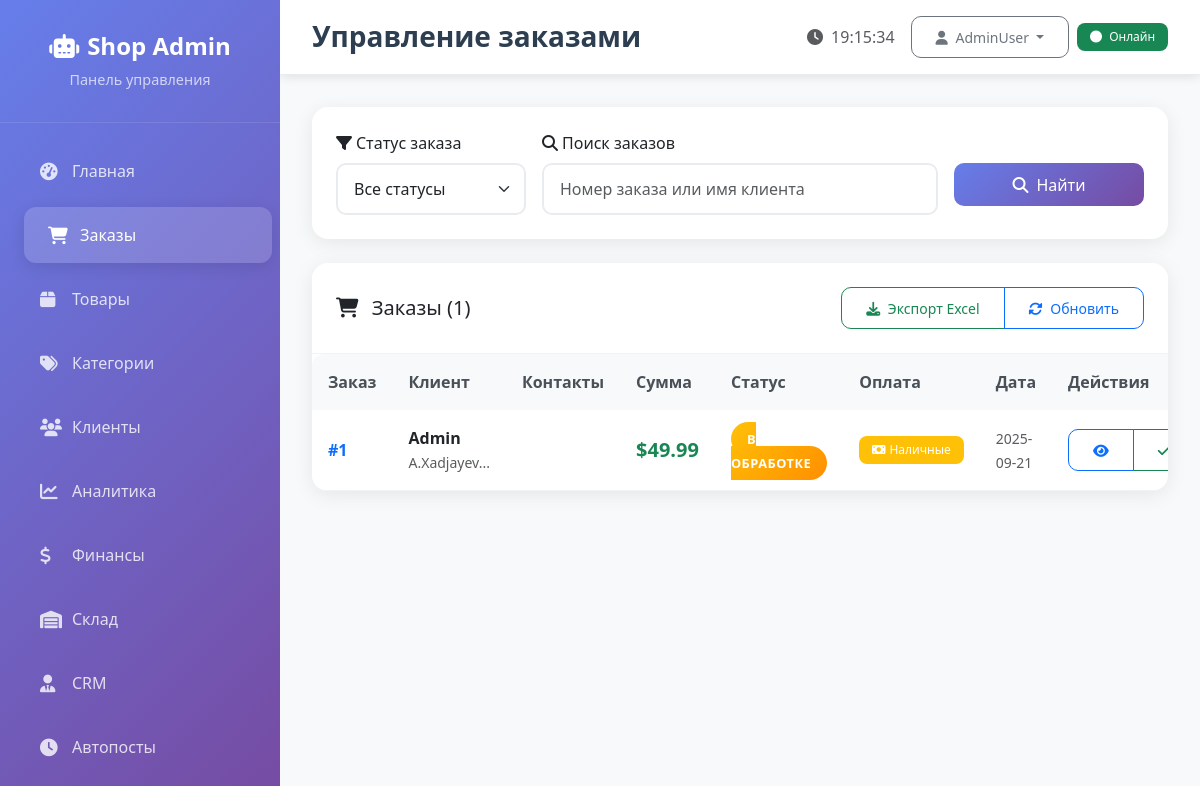
/orders (signed in), run on the app's committed database.
### tables this page shows
CREATE TABLE orders (
    id INTEGER PRIMARY KEY AUTOINCREMENT,
    user_id INTEGER,
    total_amount REAL,
    status TEXT DEFAULT 'pending',
    delivery_address TEXT,
    payment_method TEXT,
    payment_status TEXT DEFAULT 'pending',
    promo_discount REAL DEFAULT 0,
    delivery_cost REAL DEFAULT 0,
    created_at TIMESTAMP DEFAULT CURRENT_TIMESTAMP,
    FOREIGN KEY (user_id) REFERENCES users (id)
);

CREATE TABLE users (
    id INTEGER PRIMARY KEY AUTOINCREMENT,
    telegram_id INTEGER UNIQUE NOT NULL,
    name TEXT NOT NULL,
    phone TEXT,
    email TEXT,
    language TEXT DEFAULT 'ru',
    is_admin INTEGER DEFAULT 0,
    created_at TIMESTAMP DEFAULT CURRENT_TIMESTAMP,
    acquisition_channel TEXT
, role TEXT);

### web_admin/app.py (the view)
    def decorated_function(*args, **kwargs):
        if not session.get('logged_in'):
            return redirect(url_for('login'))
        return f(*args, **kwargs)

### database.py (called while the page is built, shortened)
    def execute_query(self, query, params=None):
        try:
            conn = sqlite3.connect(self.db_path)
            cursor = conn.cursor()
            if params:
                cursor.execute(query, params)
            else:
                cursor.execute(query)
            q = query.strip().upper()
            if q.startswith('SELECT'):
                result = cursor.fetchall()
            return result
        except Exception as e:
            logging.info(f"Ошибка выполнения запроса: {e}")
            return None
        finally:
            if 'conn' in locals():
                conn.close()

### web_admin/app.py (called while the page is built)
def login_required(f):
    def decorated_function(*args, **kwargs):
        if not session.get('logged_in'):
            return redirect(url_for('login'))
        return f(*args, **kwargs)
    decorated_function.__name__ = f.__name__
    return decorated_function

### web_admin/templates/orders.html (shortened to what this page needs)
{% extends "base.html" %}
{% block page_title %}Управление заказами{% endblock %}
{% block content %}
<div class="card mb-4">
    <div class="card-body">
        <form method="GET" class="row g-3">
            <div class="col-md-3">
                <label for="status" class="form-label">
                    <i class="fas fa-filter me-1"></i>Статус заказа
                </label>
                <select class="form-select" id="status" name="status">
                    <option value="">Все статусы</option>
                </select>
            </div>
            <div class="col-md-6">
                <label for="search" class="form-label">
                    <i class="fas fa-search me-1"></i>Поиск заказов
                </label>
                <input type="text" class="form-control" id="search" name="search"
                       placeholder="Номер заказа или имя клиента" value="{{ search }}">
            </div>
            <div class="col-md-3">
                <label class="form-label">&nbsp;</label>
                <div class="d-grid">
                    <button type="submit" class="btn btn-primary">
                        <i class="fas fa-search me-2"></i>Найти
                    </button>
                </div>
            </div>
        </form>
    </div>
</div>
<div class="card">
    <div class="card-header d-flex justify-content-between align-items-center">
        <h5 class="mb-0">
            <i class="fas fa-shopping-cart me-2"></i>
            Заказы ({{ orders|length }})
        </h5>
        <div class="btn-group">
            <a href="{{ url_for('export_orders') }}" class="btn btn-outline-success btn-sm">
                <i class="fas fa-download me-1"></i>
                Экспорт Excel
            </a>
            <button type="button" class="btn btn-outline-primary btn-sm" onclick="location.reload()">
                <i class="fas fa-sync-alt me-1"></i>
                Обновить
            </button>
        </div>
    </div>
    <div class="card-body p-0">
        <div class="table-responsive">
            <table class="table table-hover mb-0">
                <thead>
                    <tr>
                        <th>Заказ</th>
                        <th>Клиент</th>
                        <th>Контакты</th>
                        <th>Сумма</th>
                        <th>Статус</th>
                        <th>Оплата</th>
                        <th>Дата</th>
                        <th>Действия</th>
                    </tr>
                </thead>
                <tbody>
                    {% for order in orders %}
                    <tr>
                        <td>
                            <div class="fw-bold text-primary">#{{ order[0] }}</div>
                        </td>
                        <td>
                            <div class="fw-bold">{{ order[4] }}</div>
                            {% if order[7] %}
                                <small class="text-muted">{{ order[7][:40] }}...</small>
                            {% endif %}
                        </td>
                        <td>
                        </td>
                        <td>
                            <div class="fw-bold text-success h5 mb-0">${{ "%.2f"|format(order[1]) }}</div>
                        </td>
                        <td>
                            <span class="status-badge status-{{ order[2] }}">
                                {% if order[2] == 'pending' %}В обработке
                                {% elif order[2] == 'confirmed' %}Подтвержден
                                {% elif order[2] == 'shipped' %}Отправлен
                                {% elif order[2] == 'delivered' %}Доставлен
                                {% elif order[2] == 'cancelled' %}Отменен
                                {% endif %}
                            </span>
                        </td>
                        <td>
                            {% if order[8] == 'online' %}
                                <span class="badge bg-primary">
                                    <i class="fas fa-credit-card me-1"></i>Онлайн
                                </span>
                            {% else %}
                                <span class="badge bg-warning">
                                    <i class="fas fa-money-bill me-1"></i>Наличные
                                </span>
                            {% endif %}
                        </td>
                        <td>
                            <small class="text-muted">{{ order[3][:10] }}</small>
                        </td>
                        <td>
                            <div class="btn-group btn-group-sm">
                                <a href="{{ url_for('order_detail', order_id=order[0]) }}"
                                   class="btn btn-outline-primary" title="Подробнее">
                                    <i class="fas fa-eye"></i>
                                </a>
                                {% if order[2] == 'pending' %}
                                <button type="button" class="btn btn-outline-success"
                                        onclick="updateOrderStatus({{ order[0] }}, 'confirmed')" title="Подтвердить">
                                    <i class="fas fa-check"></i>
                                </button>
                                {% endif %}
                            </div>
                        </td>
                    </tr>
                    {% endfor %}
                </tbody>
            </table>
        </div>
    </div>
</div>
{% endblock %}

### web_admin/static/css/admin.css (style rules this page uses)
:root { --primary-gradient: linear-gradient(135deg, #667eea 0%, #764ba2 100%); --success-gradient: linear-gradient(135deg, #11998e 0%, #38ef7d 100%); --warning-gradient: linear-gradient(135deg, #f093fb 0%, #f5576c 100%); --info-gradient: linear-gradient(135deg, #4facfe 0%, #00f2fe 100%); --sidebar-width: 280px; }
body { font-family: 'Segoe UI', Tahoma, Geneva, Verdana, sans-serif; background-color: #f8f9fa; }
.card { border: none; border-radius: 16px; box-shadow: 0 4px 20px rgba(0,0,0,0.08); transition: all 0.3s ease; overflow: hidden; }
.card-header { background: white; border-bottom: 1px solid #f1f3f4; padding: 1.5rem; font-weight: 600; }
.card-body { padding: 1.5rem; }
.btn { border-radius: 10px; font-weight: 500; padding: 0.6rem 1.5rem; transition: all 0.3s ease; }
.btn-primary { background: var(--primary-gradient); border: none; }
.table { border-radius: 12px; overflow: hidden; }
.table thead th { background-color: #f8f9fa; border: none; font-weight: 600; color: #495057; padding: 1rem; }
.table tbody td { padding: 1rem; border-color: #f1f3f4; vertical-align: middle; }
.status-badge { padding: 0.5rem 1rem; border-radius: 20px; font-size: 0.8rem; font-weight: 600; text-transform: uppercase; letter-spacing: 0.5px; }
.status-pending { background: linear-gradient(135deg, #ffc107 0%, #ff8f00 100%); color: white; }
.form-control, .form-select { border-radius: 10px; border: 2px solid #e9ecef; padding: 0.75rem 1rem; transition: all 0.3s ease; }
.badge { border-radius: 8px; font-weight: 500; padding: 0.5rem 0.8rem; }
.card { animation: fadeInUp 0.6s ease-out; }

### data on the page
orders: id "1", name "Admin", delivery_address "A.Xadjayev", total_amount "49.99", status "В ОБРАБОТКЕ", payment_method "Наличные", created_at "2025-09-21"

### other printed values
{{ orders|length }} "1"
